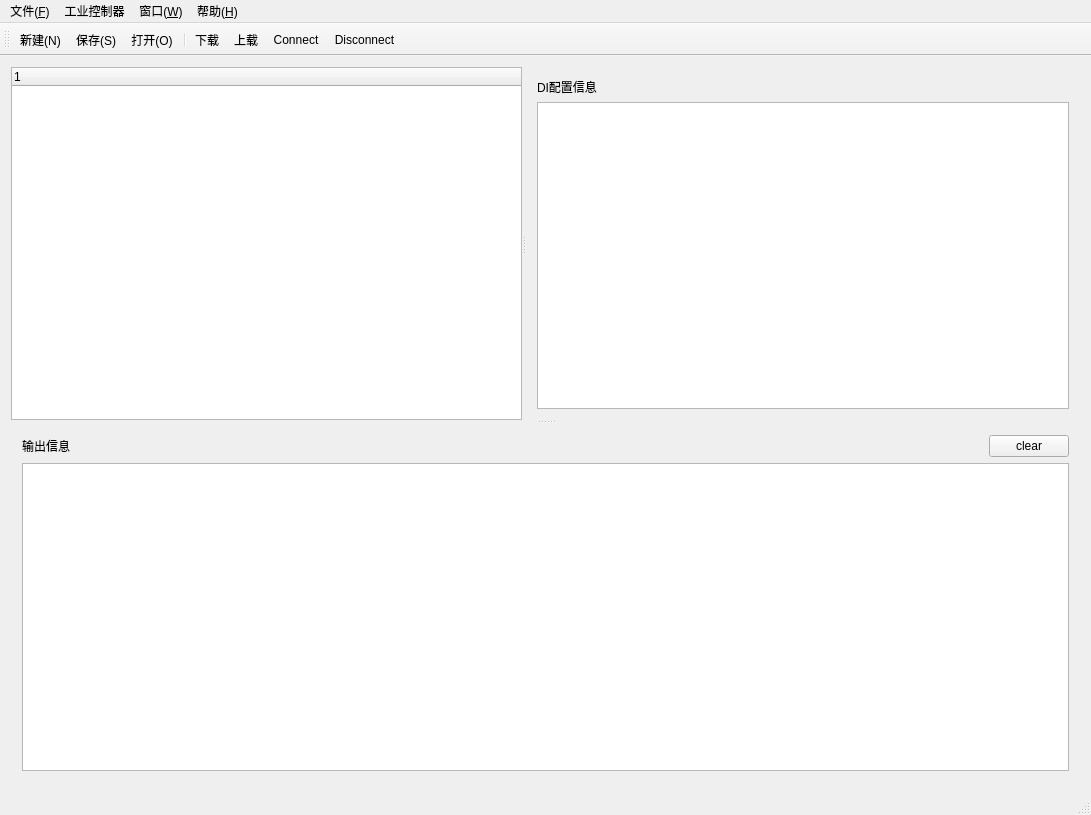
<?xml version="1.0" encoding="UTF-8"?>
<ui version="4.0">
 <class>MainWindow</class>
 <widget class="QMainWindow" name="MainWindow">
  <property name="geometry">
   <rect>
    <x>0</x>
    <y>0</y>
    <width>1091</width>
    <height>815</height>
   </rect>
  </property>
  <property name="windowTitle">
   <string>自学型工业控制器配置软件</string>
  </property>
  <widget class="QWidget" name="centralWidget">
   <layout class="QGridLayout" name="gridLayout">
    <item row="0" column="0">
     <widget class="QSplitter" name="splitter_2">
      <property name="orientation">
       <enum>Qt::Vertical</enum>
      </property>
      <widget class="QSplitter" name="splitter">
       <property name="orientation">
        <enum>Qt::Horizontal</enum>
       </property>
       <widget class="QTreeWidget" name="treeWidget">
        <column>
         <property name="text">
          <string notr="true">1</string>
         </property>
        </column>
       </widget>
       <widget class="QStackedWidget" name="stackedWidget">
        <property name="currentIndex">
         <number>1</number>
        </property>
        <widget class="QWidget" name="AI_Page">
         <layout class="QGridLayout" name="gridLayout_2">
          <item row="1" column="0">
           <widget class="QTableWidget" name="AI_TableWidget"/>
          </item>
          <item row="0" column="0">
           <widget class="QLabel" name="AI_PageTitle">
            <property name="text">
             <string>AI配置信息</string>
            </property>
           </widget>
          </item>
         </layout>
        </widget>
        <widget class="QWidget" name="DI_Page">
         <layout class="QGridLayout" name="gridLayout_4">
          <item row="1" column="0">
           <widget class="QTableWidget" name="DI_TableWidget"/>
          </item>
          <item row="0" column="0">
           <widget class="QLabel" name="DI_PageTitle">
            <property name="text">
             <string>DI配置信息</string>
            </property>
           </widget>
          </item>
         </layout>
        </widget>
        <widget class="QWidget" name="DO_Page">
         <layout class="QGridLayout" name="gridLayout_5">
          <item row="0" column="0">
           <widget class="QLabel" name="DO_PageTitle">
            <property name="text">
             <string>DO配置信息</string>
            </property>
           </widget>
          </item>
          <item row="1" column="0">
           <widget class="QTableWidget" name="DO_TableWidget"/>
          </item>
         </layout>
        </widget>
        <widget class="QWidget" name="SerialPort_Page">
         <layout class="QGridLayout" name="gridLayout_6">
          <item row="1" column="0">
           <widget class="QTableWidget" name="SerialPort_TableWidget"/>
          </item>
          <item row="0" column="0">
           <widget class="QLabel" name="SerialPort_PageTitle">
            <property name="text">
             <string>串口配置信息</string>
            </property>
           </widget>
          </item>
         </layout>
        </widget>
        <widget class="QWidget" name="Oter_Page">
         <layout class="QGridLayout" name="gridLayout_11">
          <item row="1" column="0">
           <widget class="QTableWidget" name="Oter_Page_TableWidget"/>
          </item>
          <item row="0" column="0">
           <widget class="QLabel" name="Oter_PageTitle">
            <property name="text">
             <string>其他信息</string>
            </property>
           </widget>
          </item>
         </layout>
        </widget>
       </widget>
      </widget>
      <widget class="QWidget" name="msgWidget" native="true">
       <layout class="QGridLayout" name="gridLayout_3">
        <item row="0" column="0">
         <layout class="QHBoxLayout" name="horizontalLayout">
          <item>
           <widget class="QLabel" name="label">
            <property name="text">
             <string>输出信息</string>
            </property>
           </widget>
          </item>
          <item>
           <spacer name="horizontalSpacer">
            <property name="orientation">
             <enum>Qt::Horizontal</enum>
            </property>
            <property name="sizeHint" stdset="0">
             <size>
              <width>40</width>
              <height>20</height>
             </size>
            </property>
           </spacer>
          </item>
          <item>
           <widget class="QPushButton" name="clearButton">
            <property name="text">
             <string>clear</string>
            </property>
            <property name="icon">
             <iconset resource="images.qrc">
              <normaloff>:/images/images/clear2.png</normaloff>:/images/images/clear2.png</iconset>
            </property>
           </widget>
          </item>
         </layout>
        </item>
        <item row="1" column="0">
         <widget class="QTextEdit" name="outMsgText"/>
        </item>
       </layout>
      </widget>
     </widget>
    </item>
   </layout>
  </widget>
  <widget class="QMenuBar" name="menuBar">
   <property name="geometry">
    <rect>
     <x>0</x>
     <y>0</y>
     <width>1091</width>
     <height>22</height>
    </rect>
   </property>
   <widget class="QMenu" name="menuFile">
    <property name="title">
     <string>文件(&amp;F)</string>
    </property>
    <addaction name="actionNew"/>
    <addaction name="actionOpen"/>
    <addaction name="actionSave"/>
    <addaction name="actionClose"/>
   </widget>
   <widget class="QMenu" name="menuControl">
    <property name="title">
     <string>工业控制器</string>
    </property>
    <addaction name="actionDownload"/>
    <addaction name="actionUpload"/>
    <addaction name="actionConnect"/>
    <addaction name="actionDisconnect"/>
   </widget>
   <widget class="QMenu" name="menu_2">
    <property name="title">
     <string>窗口(&amp;W)</string>
    </property>
   </widget>
   <widget class="QMenu" name="menu_H">
    <property name="title">
     <string>帮助(&amp;H)</string>
    </property>
    <addaction name="actionabout"/>
    <addaction name="actiondebug"/>
   </widget>
   <addaction name="menuFile"/>
   <addaction name="menuControl"/>
   <addaction name="menu_2"/>
   <addaction name="menu_H"/>
  </widget>
  <widget class="QToolBar" name="mainToolBar">
   <attribute name="toolBarArea">
    <enum>TopToolBarArea</enum>
   </attribute>
   <attribute name="toolBarBreak">
    <bool>false</bool>
   </attribute>
   <addaction name="actionNew"/>
   <addaction name="actionSave"/>
   <addaction name="actionOpen"/>
   <addaction name="separator"/>
   <addaction name="actionDownload"/>
   <addaction name="actionUpload"/>
   <addaction name="actionConnect"/>
   <addaction name="actionDisconnect"/>
  </widget>
  <widget class="QStatusBar" name="statusBar"/>
  <action name="actionNew">
   <property name="icon">
    <iconset resource="images.qrc">
     <normaloff>:/images/images/new.png</normaloff>:/images/images/new.png</iconset>
   </property>
   <property name="text">
    <string>新建(&amp;N)</string>
   </property>
   <property name="toolTip">
    <string>新建文件</string>
   </property>
   <property name="shortcut">
    <string>Alt+N</string>
   </property>
  </action>
  <action name="actionOpen">
   <property name="icon">
    <iconset resource="images.qrc">
     <normaloff>:/images/images/openfile.png</normaloff>:/images/images/openfile.png</iconset>
   </property>
   <property name="text">
    <string>打开(&amp;O)</string>
   </property>
   <property name="shortcut">
    <string>Alt+O</string>
   </property>
  </action>
  <action name="actionDownload">
   <property name="icon">
    <iconset resource="images.qrc">
     <normaloff>:/images/images/download.png</normaloff>:/images/images/download.png</iconset>
   </property>
   <property name="text">
    <string>下载</string>
   </property>
  </action>
  <action name="actionUpload">
   <property name="icon">
    <iconset resource="images.qrc">
     <normaloff>:/images/images/upload.png</normaloff>:/images/images/upload.png</iconset>
   </property>
   <property name="text">
    <string>上载</string>
   </property>
  </action>
  <action name="actionConnect">
   <property name="icon">
    <iconset resource="images.qrc">
     <normaloff>:/images/images/1.png</normaloff>:/images/images/1.png</iconset>
   </property>
   <property name="text">
    <string>Connect</string>
   </property>
  </action>
  <action name="actionDisconnect">
   <property name="icon">
    <iconset resource="images.qrc">
     <normaloff>:/images/images/2.png</normaloff>:/images/images/2.png</iconset>
   </property>
   <property name="text">
    <string>Disconnect</string>
   </property>
  </action>
  <action name="actionabout">
   <property name="icon">
    <iconset resource="images.qrc">
     <normaloff>:/images/images/about.png</normaloff>:/images/images/about.png</iconset>
   </property>
   <property name="text">
    <string>about</string>
   </property>
  </action>
  <action name="actionSave">
   <property name="icon">
    <iconset resource="images.qrc">
     <normaloff>:/images/images/save.png</normaloff>:/images/images/save.png</iconset>
   </property>
   <property name="text">
    <string>保存(&amp;S)</string>
   </property>
  </action>
  <action name="actionClose">
   <property name="icon">
    <iconset resource="images.qrc">
     <normaloff>:/images/images/closefile.png</normaloff>:/images/images/closefile.png</iconset>
   </property>
   <property name="text">
    <string>关闭(&amp;C)</string>
   </property>
   <property name="shortcut">
    <string>Alt+C</string>
   </property>
  </action>
  <action name="actiondebug">
   <property name="text">
    <string>debug</string>
   </property>
  </action>
 </widget>
 <layoutdefault spacing="6" margin="11"/>
 <resources>
  <include location="images.qrc"/>
 </resources>
 <connections/>
</ui>
